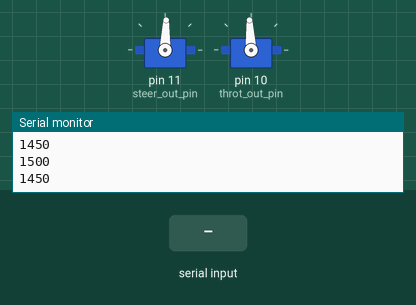
Bench run of a sketch on a simulated Arduino Uno, built with avr-gcc and run on an emulated ATmega328P. Shown: 2 × servo, the last lines printed to the serial monitor. The inputs (shaded band) are chosen by the test bench.

Above: at 1.2 s.
1.3 s: "90,45\n" received over Serial
At 1.6 s:
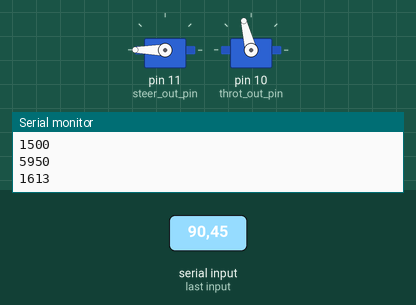
4.3 s: "30,150\n" received over Serial
At 5.0 s:
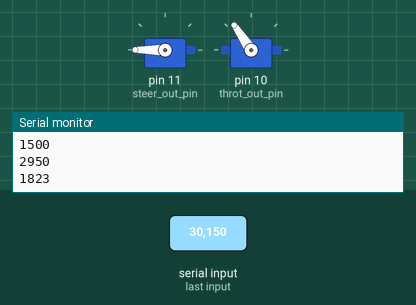
7.3 s: "5\n" received over Serial
At 8.7 s:
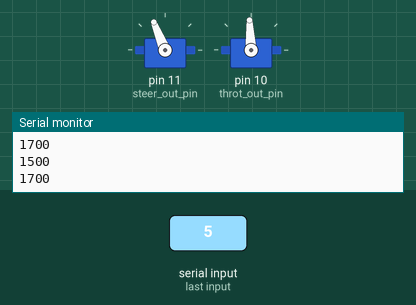
9.8 s: "200\n" received over Serial
At 12.0 s:
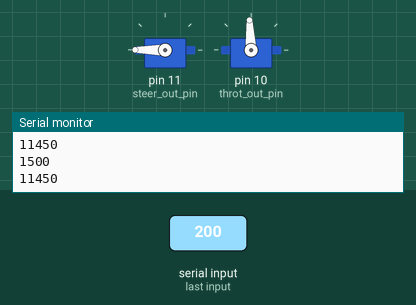
12.3 s: "1,90\n" received over Serial
At 13.4 s:
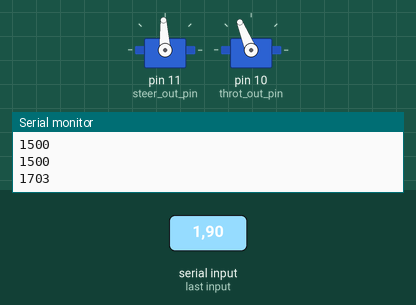
15.3 s: "90\n" received over Serial
At 17.1 s:
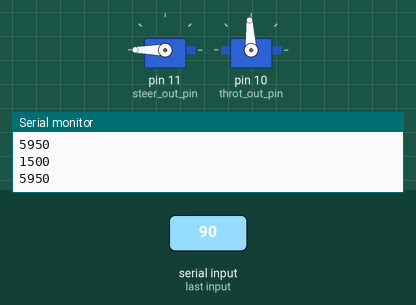
Timing chart, 0 to 18.6 s (numbered marks = the images above; inputs shaded):
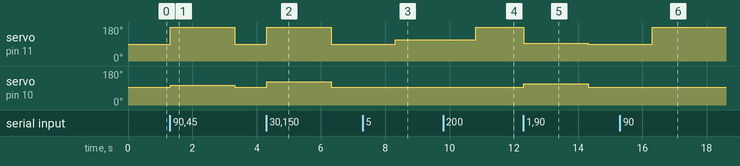

The sketch:

rccar_serial_control.ino
```cpp
/**
 *  Kuuve rc car serial control code
 *  @date 02.20.18
 */

#include <Servo.h>

Servo steer_motor;
Servo throt_motor;

/*Code for check data from remote controller
const int steer_in_pin = 5;
const int throt_in_pin = 6;
*/
const int steer_out_pin = 11;
const int throt_out_pin = 10;

int steer_in_value = 0;
int throt_in_value  = 0;
int steer_out_value = 1450;
int throt_out_value  = 1500;

void setup() {
  /*
  pinMode(steer_in_pin, INPUT);
  pinMode(throt_in_pin, INPUT);
  */

  steer_motor.attach(steer_out_pin);
  throt_motor.attach(throt_out_pin);

  Serial.begin(9200); // Starts the serial communication
}

void loop() {
  /*
  steer_in_value = pulseIn(steer_in_pin, HIGH);
  throt_in_value = pulseIn(throt_in_pin, HIGH);
  */

  if(Serial.available() > 0) {
    steer_in_value = Serial.parseInt();
    throt_in_value = Serial.parseInt();

    /* original data
     * throt: ~1450 (reverse), 1500~ (center: 1500)
     * steer: 1100~1900 (center:1450)
     *
     * parsing data
     * throt: 1500, 1525~1540 -> 0~7
     * steer: 1100~1900 -> -7~7
     */

    if(throt_in_value == 0) {	// Stop
      throt_out_value = 1500;
	} else if(throt_in_value < 0) {	// Reverse
	  throt_out_value = 1450 + throt_in_value * (-2);
	} else {	// Forward
      throt_out_value = 1525 + (throt_in_value - 1) * 2;
    }
    steer_out_value = steer_in_value * 50 + 1450;
  }

  throt_motor.writeMicroseconds(throt_out_value);
  steer_motor.writeMicroseconds(steer_out_value);

  Serial.println(steer_out_value);
  Serial.println(throt_out_value);
}
```

Measured:
- after the input at 1.3 s, servo on pin 11 (steer_out_pin): 88° → 180° at once, → 88° 2.0 s later; servo on pin 10 (throt_out_pin): 93° → 104° at once, → 93° 2.0 s later
- after the input at 4.3 s, servo on pin 11 (steer_out_pin): 88° → 180° at once, → 88° 2.0 s later; servo on pin 10 (throt_out_pin): 93° → 124° at once, → 93° 2.0 s later
- after the input at 7.3 s, servo on pin 11 (steer_out_pin): 88° → 112° after 1.0 s
- after the input at 9.8 s, servo on pin 11 (steer_out_pin): 112° → 180° after 1.0 s
- after the input at 12.3 s, servo on pin 11 (steer_out_pin): 180° → 93° at once, → 88° 2.0 s later; servo on pin 10 (throt_out_pin): 93° → 112° at once, → 93° 2.0 s later
- after the input at 15.3 s, servo on pin 11 (steer_out_pin): 88° → 180° after 1.0 s
